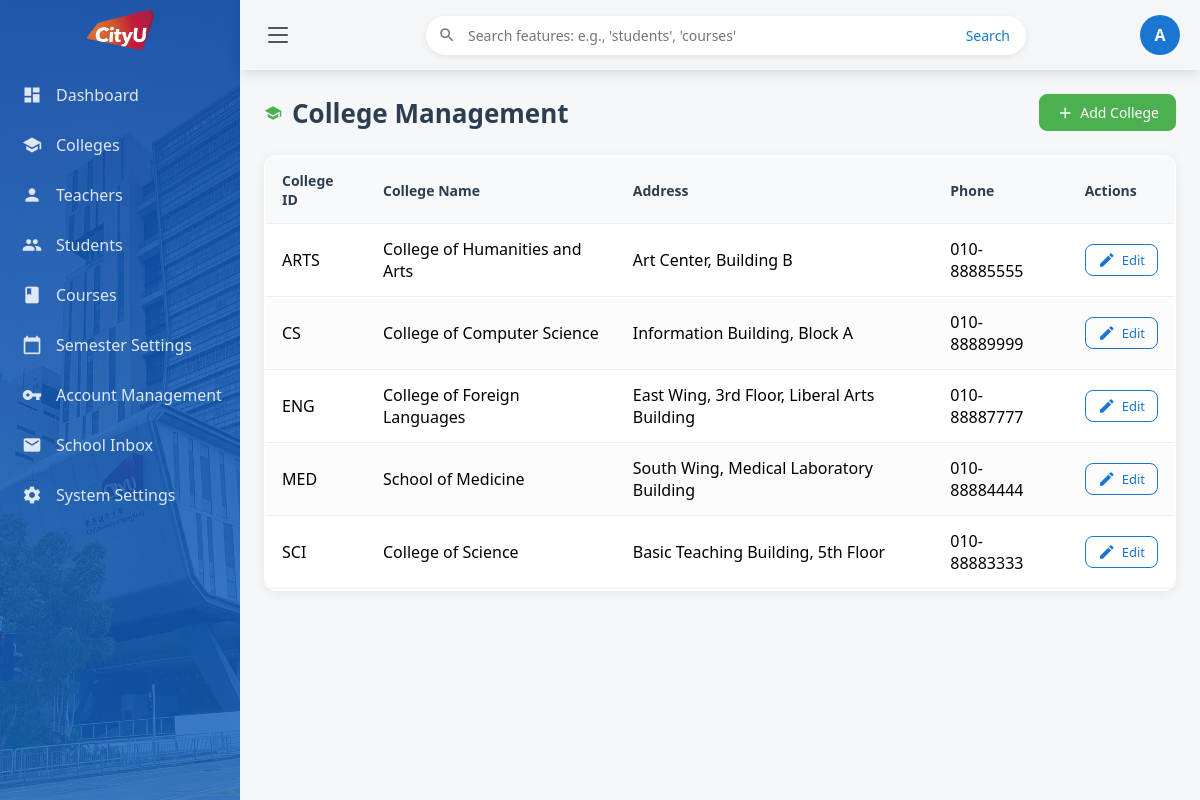
Page /colleges (signed in) on the committed database.
### tables this page shows
CREATE TABLE "college" (
	"college_id"	VARCHAR(20),
	"college_name"	VARCHAR(50) NOT NULL,
	"address"	TEXT,
	"phone"	VARCHAR(20),
	PRIMARY KEY("college_id"),
	UNIQUE("college_name")
);

### app/admin.py (the view)
@admin_bp.route('/colleges')
def colleges():
    if not require_admin(): return redirect(url_for('main.dashboard'))
    conn = get_db_connection()
    colleges = conn.execute("SELECT * FROM college ORDER BY college_id").fetchall()
    conn.close()
    return render_template('admin/admin_colleges.html', colleges=colleges)

### app/admin.py (called while the page is built)
def require_admin():
    return session.get('role') == 'admin'

### app/db.py (called while the page is built)
def get_db_connection():
    if 'db' not in g:
        g.db = sqlite3.connect(
            DATABASE,
            timeout=20.0,
            check_same_thread=False
        )
        g.db.row_factory = sqlite3.Row
        g.db.execute('PRAGMA foreign_keys = ON;')
    return g.db

### templates/admin/admin_colleges.html (shortened to what this page needs)
{% extends "admin/admin_base.html" %}
{% block content %}
<div class="page-header">
  <h2>
    <i class="material-icons">school</i> College Management
  </h2>
  <a href="{{ url_for('admin.add_college') }}" class="btn btn-primary">
    <i class="material-icons">add</i> Add College
  </a>
</div>
{% if colleges %}
<div class="table-container">
  <table class="data-table">
    <thead>
      <tr>
        <th>College ID</th>
        <th>College Name</th>
        <th>Address</th>
        <th>Phone</th>
        <th>Actions</th>
      </tr>
    </thead>
    <tbody>
      {% for col in colleges %}
      <tr>
        <td>{{ col.college_id }}</td>
        <td>{{ col.college_name }}</td>
        <td>{{ col.address or '—' }}</td>
        <td>{{ col.phone or '—' }}</td>
        <td>
          <a href="{{ url_for('admin.edit_college', college_id=col.college_id) }}" class="btn btn-sm btn-outline">
            <i class="material-icons">edit</i> Edit
          </a>
        </td>
      </tr>
      {% endfor %}
    </tbody>
  </table>
</div>
{% else %}
<div class="empty-state">
  <p><i class="material-icons">domain</i> No colleges available</p>
</div>
{% endif %}
{% endblock %}

### templates/admin/admin_colleges.html (style rules this page uses)
.page-header { display: flex; justify-content: space-between; align-items: center; margin-bottom: 24px; flex-wrap: wrap; gap: 16px; }
.page-header h2 { margin: 0; color: #2c3e50; font-size: 26px; font-weight: 600; display: flex; align-items: center; gap: 10px; }
.page-header h2 .material-icons { color: #4caf50; }
.btn, .btn-primary, .btn-outline { display: inline-flex; align-items: center; gap: 6px; padding: 8px 16px; border-radius: 8px; text-decoration: none; font-size: 14px; cursor: pointer; transition: all 0.2s; }
.btn-primary { background-color: #4caf50; color: white; border: 1px solid #4caf50; }
.btn-outline { background: transparent; color: #1976d2; border: 1px solid #1976d2; }
.btn-sm { padding: 6px 12px; font-size: 13px; }
.table-container { overflow-x: auto; background: white; border-radius: 12px; box-shadow: 0 2px 12px rgba(0,0,0,0.08); padding: 2px; }
.data-table { width: 100%; min-width: 600px; border-collapse: collapse; }
.data-table th, .data-table td { padding: 14px 16px; text-align: left; border-bottom: 1px solid #eee; }
.data-table th { background-color: #f8f9fa; font-weight: 600; color: #2c3e50; font-size: 14px; }
.data-table tbody tr:nth-child(even) { background-color: #fcfcfd; }
.material-icons { font-size: 18px; vertical-align: middle; line-height: 1; }

### rows in the picture
college: college_id "ARTS", college_name "College of Humanities and Arts", address "Art Center, Building B", phone "010-88885555"
college: college_id "CS", college_name "College of Computer Science", address "Information Building, Block A", phone "010-88889999"
college: college_id "ENG", college_name "College of Foreign Languages", address "East Wing, 3rd Floor, Liberal Arts Building", phone "010-88887777"
college: college_id "MED", college_name "School of Medicine", address "South Wing, Medical Laboratory Building", phone "010-88884444"
college: college_id "SCI", college_name "College of Science", address "Basic Teaching Building, 5th Floor", phone "010-88883333"

### other values in the picture
{{ session.username|first|upper }} "A"
